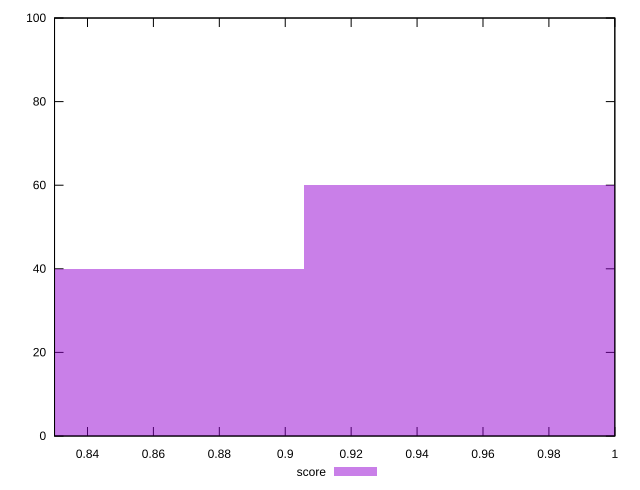

Reproduce this figure in gnuplot.
reset

$score <<EOF
0.9752485332962235 60
0.8359273142539059 40
EOF

set key outside below
set boxwidth 0.13932121904231765
set xrange [0.83:1]
set yrange [0:100]
set trange [0:100]
set style fill transparent solid 0.5 noborder
set terminal svg size 640, 490 enhanced background rgb 'white'
set output "report_00018_2021-02-10T15-25-16.877Z/uses-rel-preconnect/samples/pages+cached+noadtech/score/histogram.svg"

plot $score title "score" with boxes

reset
